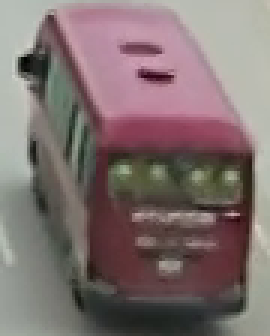
#> input picture CV08/trainingset/bus/20170324_0720-0740_2150.png_0.png, 90 x 112 px (shown 3 times larger); its folder holds only this picture in this run
$ jupyter execute --allow-errors CV08.Inclass-BoW-2023.ipynb
#> lines starting #> are read from the running program, lines starting #| are printed output that depends on the picture
# Assignment 8: Phân loại phương tiện giao thông - BoW &SVM

Tổng quan: Ở bài tập này chúng ta sẽ lần lượt thực hành các bước để xây dựng một hệ thống học máy cho bài toán phân loại phương tiện giao thông: khảo sát dữ liệu, trích xuất đặc trưng, xây dựng mô hình phân loại, phân loại trên hình ảnh thực tế. Bài tập yêu cầu các kiến thức về lập trình Python với các thư viện: OpenCV, scikit-learn, pickle, numpy.

[cell 1]
import warnings
warnings.filterwarnings("ignore")

import os
import numpy as np
import cv2
import matplotlib.pyplot as plt
import pickle
import sklearn

from sklearn.cluster import KMeans
from scipy.spatial.distance import cdist

## I: Khảo sát và chuẩn bị dữ liệu
Bộ dữ liệu được lưu ở thư mục con trainingset trong thư mục bài tập này. Thư mục trainingset bao gồm 5 thư mục con ứng với 5 nhãn của bài toán, trong mỗi thư mục con chứa ảnh tương ứng với nhãn. Với câu hỏi đầu tiên này chúng ta sẽ khảo sát những đặc điểm của bộ dữ liệu, hãy lập trình hoàn chỉnh các hàm theo các yêu cầu cụ thể sau đây:

### I.1: Quan sát một vài mẫu dữ liệu
Trước tiên ta sẽ quan sát một vài ví dụ về bộ dữ liệu. Hãy lập trình hàm load_image() nhận đầu vào là đường dẫn ảnh, trả về mảng numpy lưu trữ ảnh, sử dụng thư viện OpenCV. Câu hỏi này giúp bạn ôn tập cách thức load ảnh với OpenCV và hướng dẫn bạn những thao tác cơ bản với thư viện os. Hãy quan sát đoạn mã nguồn dưới đây:

[cell 2]
def load_image(image_path):
    return cv2.imread(image_path)
#> returned value is the input picture: shape (112, 90, 3); mean B, G, R 111.1, 112.4, 127.4

[cell 3]
# read some samples from dataset
samples_list = [] # list of images
samples_label = [] # list of corresponding labels
for label in os.listdir('trainingset',):
    sample_file = os.listdir(os.path.join('trainingset', label))[0] # 1st filename in each sub-directory (label)
    samples_list.append(load_image(os.path.join('trainingset', label, sample_file))) # read training images and save to the list

    samples_label.append(label) # corresponding labels


for i in range(len(samples_list)):
    plt.subplot(2, 3, i + 1), plt.imshow(cv2.cvtColor(samples_list[i], cv2.COLOR_BGR2RGB))
    plt.title(samples_label[i]), plt.xticks([]), plt.yticks([])
#> this loop made 2 passes

plt.show()
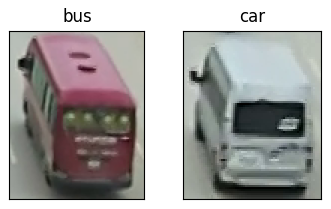
#> figure drawn by matplotlib, 2 panels

Một vài hàm hay sử dụng trong thư viện os (các hàm này các bạn đã được làm trong các bài thực hành trước đó):
- Hàm os.listdir(path): Trả về một list chứa tên các thư mục và file nằm trong thư mục path. Vì hàm trả về một list nên ta có thể tính được tổng số folder và file trong một thư mục (dùng hàm len())
- Hàm os.path.join(t1, t2, [t3, ...]): Trả về đường dẫn trong hệ điều hành tương ứng nối các đường dẫn t1, t2, t3,... Ví dụ ta có t1 = 'trainingset', t2 = 'image' thì hàm trả về xâu s = 'trainingset/image' với Ubuntu hoặc s = 'trainingset\\image' với Windows.

### I.2: Thống kê dữ liệu
Hãy lập trình hàm statistic() để thống kê số lượng ảnh ứng với mỗi nhãn. Hàm statistic() cần trả về 2 danh sách (list): label, num_images. Danh sách label lưu tên các nhãn và danh sách num_images lưu số lượng ảnh tương ứng với nhãn lưu ở danh sách label.

[cell 4]
def statistic():
    label = []
    num_images = []

    for label_name in os.listdir('trainingset'):
        label.append(label_name)
        num_images.append(len(os.listdir(os.path.join('trainingset', label_name))))

    return label, num_images

[cell 5]
# lấy các nhãn và hiển thị số liệu mẫu với từng tập dữ liệu
label, num_images = statistic()

y_pos = np.arange(len(label))

plt.barh(y_pos, num_images, align='center', alpha=0.5)
plt.yticks(y_pos, label)
plt.show()
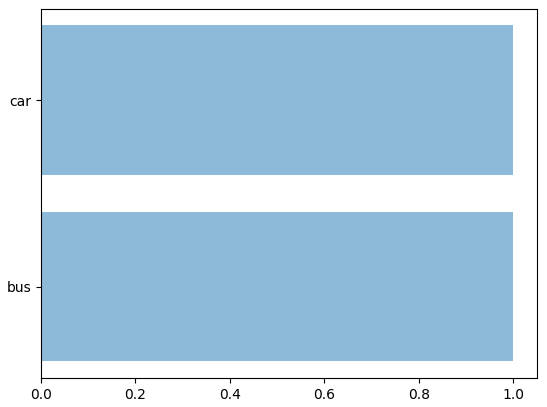
#> figure drawn by matplotlib, 1 panel

print('Total images: %d' %(sum(num_images)))

### I.3: Xây dựng danh sách chứa ảnh

Để tiện cho việc lập trình các bước tiếp theo ta sẽ xây dựng một list lưu trữ ảnh và nhãn tương ứng của nó. Hãy lập trình hàm read_data(), hàm này trả về hai list X, Y, trong đó mỗi phần tử của list X lưu trữ một mảng numpy biểu diễn một ảnh và mỗi phần tử của list Y lưu trữ nhãn (dưới dạng số nguyên) tương ứng của ảnh.

[cell 6]
# Read images and its corresponding labels from training set
def read_data(label2id):
    X = [] # images
    Y = [] # index of corresponding labels

    for label in os.listdir('trainingset'):
        for image_path in os.listdir(os.path.join('trainingset', label)):
            img = load_image(os.path.join('trainingset', label, image_path))
            X.append(img)
            Y.append(label2id[label])

    return X, Y

[cell 7]
# Label to id, used to convert string label to integer
label2id = {'pedestrian':0, 'moto':1, 'truck':2, 'car':3, 'bus':4}

# Read data
X, Y = read_data(label2id)
#> X = 2 items; Y = [4, 3]

# Show some examples
print(len(X))
#| 2
print(len(Y))
#| 2
#> (the rest of this cell did not finish here and is left out)

## II: Biểu diễn nội dung bức ảnh - trích xuất đặc trưng (features extraction)

Ở phần này chúng ta sẽ lần lượt thực hiện các công việc: trích xuất đặc trưng SIFT (SIFT keypoints descriptor), xây dựng từ điển và mô hình Bag-of-Word (BoW). Bạn hãy lập trình hoàn chỉnh các hàm theo yêu cầu cụ thể dưới đây

### II.1: Trích xuất đặc trưng SIFT

Hãy lập trình hàm extract_sift_features() nhận đầu vào là list ảnh ta đã xây dựng được từ câu hỏi trước và trả về:
- list image_descriptors,
- phần tử thứ p trong list image_descriptors lại là một list chứa các SIFT descriptors ứng với ảnh thứ p trong list X.

Gợi ý:
- Để khởi tạo đối tượng SIFT trong OpenCV ta sử dụng lệnh: sift = cv2.xfeatures2d.SIFT_create() hoặc cv2.SIFT_create() tùy version.
- Đối tượng này có phương thức detectAndCompute trả về 2 outputs kp và des, kp là một list chứa các keypoints được detect bởi SIFT, des là một numpy array chứa len(kp) vectors 128 chiều.

[cell 8]
# Input: list of images (X)
# Output: list of local features extracted from image in X.
def extract_sift_features(X):
    image_descriptors = []
    sift = cv2.SIFT_create()

    for i in range(len(X)):
        kp, des = sift.detectAndCompute(cv2.cvtColor(X[i], cv2.COLOR_BGR2GRAY), None)
        image_descriptors.append(des)
#> after the loop, image_descriptors = 2 items


    return image_descriptors

[cell 9]
# test: feature extraction
image_descriptors = extract_sift_features(X)
#> image_descriptors = 2 items

print(len(image_descriptors))
#| 2
print(type(image_descriptors[0][0]))
#| <class 'numpy.ndarray'>
#> (the rest of this cell did not finish here and is left out)

### II.2: Xây dựng từ điển
Hãy lập trình hàm kmeans_bow():
- input: list gồm tất cả các descriptors của các ảnh trong tập X và số cụm num_clusters. Có thể sử dụng thuật toán KMeans trong scikit-learn phân cụm các vector descriptors này thành num_clusters cụm
- output: danh sách tâm của các cụm. Danh sách tâm cụm này chính là tương ứng với từ điển (hay tập các từ trực quan).

Lưu ý:
- Từ điển là danh sách tham chiếu đến khi biểu diễn nên cần lưu lại
- Quá trình xây dựng cũng tiêu tốn thời gian nên chúng ta chỉ xây dựng lại từ điển khi cần thiết.
==> Từ điển xây dựng xong cần lưu ra một file nhị phân (sử dụng thư viện pickle) để tiện sử dụng sau này.

[cell 10]
#Trước tiên ta sẽ xây dựng một list chứa tất cả các descriptors từ tập ảnh ban đầu (tập ảnh tham chiếu, tập dữ liệu mẫu)
all_descriptors = []
for descriptors in image_descriptors:
    if descriptors is not None:
        for des in descriptors:
            all_descriptors.append(des)
#> after the loop, all_descriptors = 124 items
print('Total number of descriptors: %d' %(len(all_descriptors)))
#| Total number of descriptors: 124

[cell 11]
# Hãy lập trình hàm kmeans_bow().

# Gợi ý: Trong thư viện sklearn, để khởi tạo một đối tượng kmeans ta sử dụng lệnh:
#       kmeans = sklearn.cluster.KMeans(n_clusters=num_clusters)

#       kmeans có phương thức fit, nhận vào các điểm dữ liệu (trong bài toán hiện tại của chúng ta là list all_descriptors)
#              và tìm ra n_clusters vector là tâm của các cụm dữ liệu.
#              Để lấy được các vector này ta sử dụng thuộc tính $cluster_centers_$  của đối tượng kmeans
import time

def kmeans_bow(all_descriptors, num_clusters):
    start = time.time()

    bow_dict = []

    kmeans = KMeans(n_clusters=num_clusters)
    kmeans.fit(all_descriptors)
    bow_dict = kmeans.cluster_centers_

    print('Process time: ', time.time() - start)

    return bow_dict

[cell 12]
# Thực hiện phân cụm để xây dựng từ điển và lưu ra 1 file
num_clusters = 50
if not os.path.isfile('bow_dictionary4.pkl'):
    BoW = kmeans_bow(all_descriptors, num_clusters)
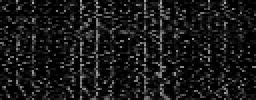
#> BoW: shape (50, 128) float64 (shown 2 times larger); min 0, max 177.7, mean 25
    pickle.dump(BoW, open('bow_dictionary.pkl', 'wb'))
else:
    BoW = pickle.load(open('bow_dictionary.pkl', 'rb'))
    # BoW = pickle.load(open('bow_dictionary.pkl', 'rb'), encoding='latin1')

print(len(BoW))
#| 50
print(type(BoW[0]))
#| <class 'numpy.ndarray'>
#| (70, 128)
#| (128,)

### II.3: Xây dựng vector đặc trưng với mô hình BoW

Hãy xây dựng hàm create_features_bow():
- input: list image_descriptors, list chứa các từ trực quan (tâm cụm) và số từ (num_clusters) ở trên,
- output: trả về list X_features, X_features[p] là vector biểu diễn theo mô hình BOW ứng với ảnh thứ p: tần suất xuất hiện của từ. Hãy chú ý sự tương ứng các phần tử trong 4 danh sách: X, Y, image_descriptors, X_features.

[cell 13]
from scipy.spatial.distance import cdist

[cell 14]
# Input:
#    image_descriptors: each list element contains a list of local features of 1 image
#    BoW: list of visual word representation
#    num_clusters: number of visual words
# Output:
#    X_features: each list element = bag-of-words vector of 1 image

def create_features_bow(image_descriptors, BoW, num_clusters):
#> called with num_clusters = 50
    X_features = []

    for i in range(len(image_descriptors)): # i: list index of local descriptors for each image
        features = np.array([0] * num_clusters)

        if image_descriptors[i] is not None:
            distance = cdist(image_descriptors[i], BoW) # distance from local feature to all words
            #### YOUR CODE HERE ####
            # Find the nearest word
            # Assign the corresponding bin to 1
            # Hint: use np.argmin

            for j in range(len(image_descriptors[i])):
                nearest_word = np.argmin(distance[j])
                features[nearest_word] += 1


        X_features.append(features)
#> this loop made 2 passes
#> pass 1, in create_features_bow, `distance = cdist(image_descriptors[i], BoW)`:
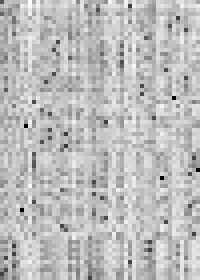
#> distance: shape (70, 50) float64 (shown 4 times larger); min 0, max 679, mean 505.4; drawn with min black and max white
#> pass 2, in create_features_bow, `distance = cdist(image_descriptors[i], BoW)`:
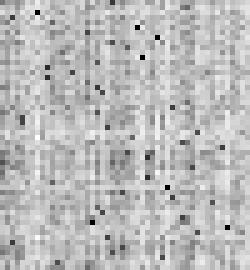
#> distance: shape (54, 50) float64 (shown 5 times larger); min 0, max 687.5, mean 505.7; drawn with min black and max white
#> after the loop, X_features = 2 items


    return X_features

[cell 15]
print(image_descriptors[0].shape)
print(BoW[0].shape)
X_features = create_features_bow(image_descriptors, BoW, num_clusters)
#> X_features = 2 items
print(len(X_features))
#| 2
print(X_features[0])
#| [3 3 0 6 0 1 1 0 5 0 2 1 3 2 1 3 3 1 0 0 0 0 2 4 1 1 2 0 0 0 4 0 2 0 0 2 1
#|  2 1 0 1 2 1 1 1 0 2 2 2 1]
print(sum(X_features[0]))
#| 70
print(image_descriptors[0].shape[0])
#| 70

## III: Xây dựng mô hình phân loại
Từ các câu hỏi trước chúng ta đã xây dựng được vector đặc trưng ứng với mỗi ảnh trong bộ dữ liệu. Ở câu hỏi này chúng ta sẽ xây dựng các mô hình phân loại SVM

[cell 16]
print(len(X_features))
#| 2
print(len(Y))
#| 2

Chia tập dữ liệu thành tập train/test:

[cell 17]
from sklearn.model_selection import train_test_split

X_train = []
X_test = []
Y_train = []
Y_test = []

# Split data into training and testing
X_train, X_test, Y_train, Y_test = train_test_split(X_features, Y, test_size=0.2, random_state=42)
#> X_train = 1 item; X_test = 1 item; Y_train = [4]; Y_test = [3]

print(len(X_train))
#| 1
print(len(X_test))
#| 1

[cell 18]
# Khai báo đối tượng SVM:
classifier = sklearn.svm.SVC(C = 30)
print(classifier)

Huấn luyện, kiểm tra độ chính xác của mô hình tương tự như các bài học trước (sử dụng các hàm fit, predict, score,... của đối tượng svm)

#> (a cell that did not finish here is left out)

Tính độ chính xác trên tập dữ liệu test:

#> (a cell that did not finish here is left out)

#> (a cell that did not finish here is left out)

Vẽ confusion matrix kết quả dự đoán trên tập test và in accuracy của từng nhãn lớp.

[cell 22]
''' # plot_confusion_matrix is removed in sklearn 1.2
from sklearn.metrics import plot_confusion_matrix, classification_report

Y_predict = classifier.predict(X_test)

plot_confusion_matrix(classifier, X_test, Y_test)
print(classification_report(Y_test, Y_predict, digits=3, target_names=list(label2id.keys())))
'''

from sklearn.metrics import confusion_matrix, ConfusionMatrixDisplay

# print(list(label2id.keys()))
# print(sklearn.__version__)# 1.3.0

#> (the rest of this cell did not finish here and is left out)

Một vài kết quả dự đoán trên tập test.

[cell 23]
label_dict = {v: k for k, v in label2id.items()}
#> label_dict = {0: 'pedestrian', 1: 'moto', 2: 'truck', 3: 'car', 4: 'bus'}
print(label_dict)
#| {0: 'pedestrian', 1: 'moto', 2: 'truck', 3: 'car', 4: 'bus'}

[cell 24]
# Một vài kết quả dự đoán trên tập test.
#### YOUR CODE HERE ####
id2label = {j:i for i,j in label2id.items()} # reverse
#> id2label has the same summary as label_dict
plt.figure(figsize=(12, 12))
#> (the rest of this cell did not finish here and is left out)

## IV: Dùng mô hình đã huấn luyện dự đoán hình ảnh thực tế

Cuối cùng ta sẽ dùng thử mô hình đã huấn luyện để đưa ra dự đoán về một hình ảnh thực tế. Chúng ta sẽ làm lần lượt các bước: đọc ảnh, trích xuất đặc trưng BoW của ảnh, dự đoán sử dụng mô hình đã huấn luyện.

__Bước 1__: Đọc ảnh ở đường dẫn image_test/car.png, lưu ảnh vào biến img

[cell 25]
img = None

img = load_image('testset/1.jpg')
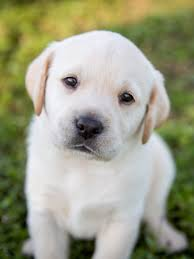
#> input picture in_class_01/in_class_01/image/1.jpg, 194 x 259 px, found by its file name
#> in load_image, returned value is the input picture: shape (259, 194, 3); mean B, G, R 133.1, 157.9, 156.8

plt.figure(figsize=(12, 12))

plt.imshow(cv2.cvtColor(img, cv2.COLOR_BGR2RGB))
plt.show()

print(img.shape)
#| (259, 194, 3)
my_X = [img]

__Bước 2__: Trích xuất đặc trưng SIFT (lưu vào biến my_image_descriptors) và BoW (lưu vào biến my_X_features) từ my_X:

[cell 26]
my_image_descriptors = None # local features of the image
my_X_features = None # its bow vector

#### YOUR CODE HERE ####


#### END YOUR CODE #####

#> (the rest of this cell did not finish here and is left out)

__Bước 3:__ Sử dụng mô hình đã huấn luyện để dự đoán, kết quả dự đoán lưu vào biến my_y_pred

[cell 27]
y_pred = None

#### YOUR CODE HERE ####
y_pred = ...
#### END YOUR CODE #####

print(y_pred)
print(label2id)
#| {'pedestrian': 0, 'moto': 1, 'truck': 2, 'car': 3, 'bus': 4}
# Get your label name using label2id variable (define above)
#> (the rest of this cell did not finish here and is left out)
